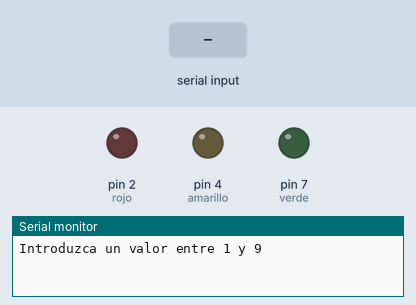
A sketch run on a simulated Arduino Uno, built with avr-gcc and run on an emulated ATmega328P. On the bench: output pins drawn as LEDs (lit = HIGH), the last lines printed to the serial monitor. Dashed ring = blinking. Inputs (shaded band) come from the test bench.

Above: at 1.2 s.
1.3 s: "200\n" received over Serial
At 2.3 s:
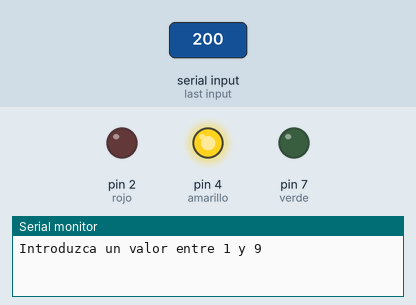
At 6.19 s:
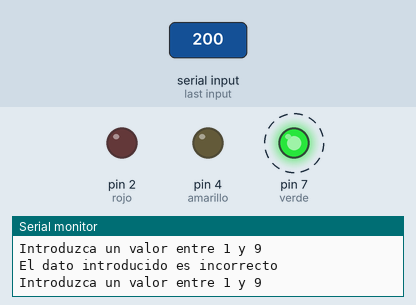
Timing chart, 0 to 14.3 s (numbered marks = the images above; inputs shaded):
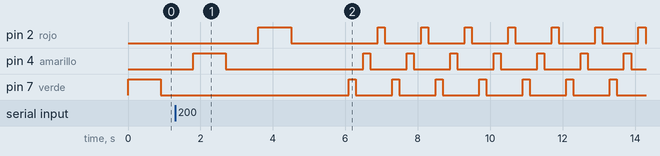

The sketch:

leds_programables.ino
```cpp
//** Definiciones **//
int rojo=2;      //definimos el valor del pin para el led rojo
int amarillo=4;  //definimos el valor del pin para el led amarillo
int verde=7;     //definimos el valor del pin para el led verde
int tiempo=900;  //variable de pausa entre cada encendido
int v=9;         //multiplicador para conseguir los milisegundos de pausa a partir del monitor serie


void setup() {
  Serial.begin(9600);
  pinMode(rojo,OUTPUT);    //declaramos el pin rojo como salida
  pinMode(amarillo,OUTPUT);//declaramos el pin amarillo como salida
  pinMode(verde,OUTPUT);   //declaramos el pin verde como salida
  Serial.println("Introduzca un valor entre 1 y 9");
}

void loop() {
if (Serial.available()>0){               // Comprueba si el serial está disponible
    v =  Serial.read()-48;      // leemos el valor del monitor serial y se transforma
    if (v >= 1 && v <= 9)  // Si el valor introducido está entre 1 y 9
    {
      tiempo = v*100;

      Serial.print("El intervalo de tiempo es : ");
      Serial.print(tiempo);
      Serial.println(" milisegundos");
      Serial.println("Introduzca un valor entre 1 y 9");

    }
    else {                                 // Si introducimos un valor erroneo
      Serial.println("El dato introducido es incorrecto");
      Serial.println("Introduzca un valor entre 1 y 9");
      delay (200);
    }
  }
else {
  digitalWrite(verde,HIGH); //encendemos el led verde
  delay(tiempo);              //esperamos 2 segundos
  digitalWrite(verde,LOW);  //apagamos el led verde
  delay(tiempo);               //esperamos medio segundo

  digitalWrite(amarillo,HIGH); //encendemos el led amarillo
  delay(tiempo);                 //esperamos 2 segundos
  digitalWrite(amarillo,LOW);  //apagamos el led amarillo
  delay(tiempo);                  //esperamos medio segundo

  digitalWrite(rojo,HIGH); //encendemos el led rojo
  delay(tiempo);             //esperamos 2 segundos
  digitalWrite(rojo,LOW);  //apagamos el led rojo
  delay(tiempo);              //esperamos medio segundo
  }
}
```

Measured:
- after the input at 1.3 s, pin 7 (verde): alternates HIGH for 0.20 s and LOW for 1.0 s, starting after 4.8 s
